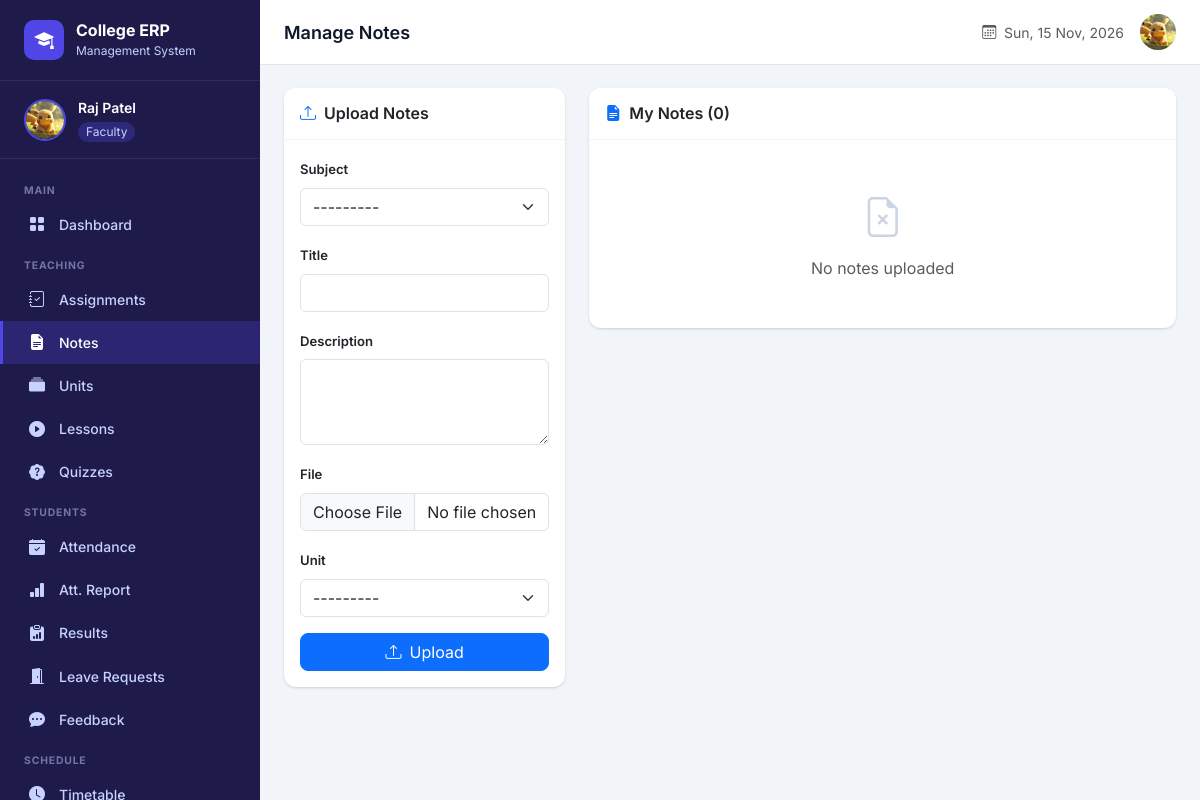
/faculty/notes/ (signed in), run on the app's committed database.
### faculty/models.py (models this page shows, shortened)
class Staff(models.Model):
    ROLE_CHOICES = (
         ('dean', 'Dean'),
        ('faculty', 'Faculty'),
        ('hod', 'Head of Department'),
    )
    GENDER_CHOICES = (
        ('male', 'Male'),
        ('female', 'Female'),
        ('other', 'Other'),
    )
    user = models.OneToOneField(User, on_delete=models.CASCADE, related_name='staff_profile')
    staff_id = models.CharField(max_length=20, unique=True)
    name = models.CharField(max_length=100)
    email = models.EmailField(unique=True)
    mobile= models.CharField(
        max_length=10,
        validators=[mobile_validator])
    gender = models.CharField(max_length=10, choices=GENDER_CHOICES, default='male')
    dob = models.DateField(null=True, blank=True)
    image = models.ImageField(upload_to='staff_images/', blank=True, null=True)
    role = models.CharField(max_length=20, choices=ROLE_CHOICES, default='faculty')
    department = models.ForeignKey(
        'account.Department', on_delete=models.SET_NULL,
        null=True, blank=True, related_name='staff_members'
    )
    qualification = models.CharField(max_length=200, blank=True)
    experience = models.CharField(max_length=200, blank=True)
    address = models.TextField(blank=True)
    joining_date = models.DateField(null=True, blank=True)
    is_active = models.BooleanField(default=True)
    created_at = models.DateTimeField(auto_now_add=True)
    class Meta:
        ordering = ['name']
        verbose_name = 'Staff'
        verbose_name_plural = 'Staff Members'

### faculty/views.py (the view)
    def wrapper(request, *args, **kwargs):
        if not request.user.is_authenticated:
            messages.warning(request, "Please log in.")
            return redirect('login')
        try:
            staff = request.user.staff_profile
            request.staff = staff
        except Staff.DoesNotExist:
            if request.user.is_superuser:
                request.staff = None
            else:
                messages.error(request, "Faculty access required.")
                return redirect('login')
        return view_func(request, *args, **kwargs)

### LMS/forms.py
class NotesForm(forms.ModelForm):
    class Meta:
        model = Notes
        fields = ['subject', 'title', 'description', 'file', 'unit']
        widgets = {
            'subject': forms.Select(attrs={'class': 'form-select'}),
            'title': forms.TextInput(attrs={'class': 'form-control'}),
            'description': forms.Textarea(attrs={'class': 'form-control', 'rows': 3}),
            'file': forms.FileInput(attrs={'class': 'form-control'}),
            'unit': forms.Select(attrs={'class': 'form-select'}),
        }
    def __init__(self, *args, **kwargs):
        staff = kwargs.pop('staff', None)
        super().__init__(*args, **kwargs)
        if staff:
            self.fields['subject'].queryset = Subject.objects.filter(faculty=staff)

### faculty/views.py (called while the page is built)
def faculty_required(view_func):
    def wrapper(request, *args, **kwargs):
        if not request.user.is_authenticated:
            messages.warning(request, "Please log in.")
            return redirect('login')
        try:
            staff = request.user.staff_profile
            request.staff = staff
        except Staff.DoesNotExist:
            if request.user.is_superuser:
                request.staff = None
            else:
                messages.error(request, "Faculty access required.")
                return redirect('login')
        return view_func(request, *args, **kwargs)
    wrapper.__name__ = view_func.__name__
    return wrapper

def get_staff(request):
    try:
        return request.user.staff_profile
    except (Staff.DoesNotExist, AttributeError):
        return None

@faculty_required
def faculty_notes(request):
    staff = get_staff(request)
    notes = Notes.objects.filter(uploaded_by=staff).select_related('subject').order_by('-created_at')
    form = NotesForm(request.POST or None, request.FILES or None, staff=staff)
    form.fields['subject'].queryset = Subject.objects.all()
    if request.method == 'POST' and form.is_valid():
        note = form.save(commit=False)
        note.uploaded_by = staff
        note.save()
        messages.success(request, "Notes uploaded successfully.")
        return redirect('faculty_notes')
    return render(request, 'faculty/notes.html', {'notes': notes, 'form': form, 'staff': staff})

### templates/faculty/notes.html (shortened to what this page needs)
{% extends "faculty/base_faculty.html" %}
{% block page_title %}Manage Notes{% endblock %}
{% block content %}
<div class="row g-4">
  <div class="col-lg-4">
    <div class="card">
      <div class="card-header py-3"><h6 class="mb-0 fw-semibold"><i class="bi bi-upload text-primary me-2"></i>Upload Notes</h6></div>
      <div class="card-body">
        <form method="POST" enctype="multipart/form-data">{% csrf_token %}
          {% for field in form %}<div class="mb-3"><label class="form-label fw-semibold" style="font-size:.82rem">{{ field.label }}</label>{{ field }}</div>{% endfor %}
          <button type="submit" class="btn btn-primary w-100 rounded-3"><i class="bi bi-upload me-2"></i>Upload</button>
        </form>
      </div>
    </div>
  </div>
  <div class="col-lg-8">
    <div class="card">
      <div class="card-header py-3"><h6 class="mb-0 fw-semibold"><i class="bi bi-file-earmark-text-fill text-primary me-2"></i>My Notes ({{ notes|length }})</h6></div>
      <div class="card-body p-0">
        {% for note in notes %}
          <div class="p-3 border-bottom d-flex justify-content-between align-items-start">
            <div>
              <div class="fw-semibold" style="font-size:.875rem">{{ note.title }}</div>
              <div class="text-muted" style="font-size:.8rem">{{ note.subject.subject_name }} &bull; {{ note.created_at|date:"d M Y" }}</div>
              {% if note.description %}<div class="text-muted mt-1" style="font-size:.78rem">{{ note.description|truncatechars:80 }}</div>{% endif %}
            </div>
            <div class="d-flex gap-1 ms-2">
              <a href="{{ note.file.url }}" class="btn btn-sm btn-outline-success rounded-3" download><i class="bi bi-download"></i></a>
              <form method="POST" action="{% url 'delete_note' note.id %}" onsubmit="return confirm('Delete?')">{% csrf_token %}<button class="btn btn-sm btn-outline-danger rounded-3"><i class="bi bi-trash"></i></button></form>
            </div>
          </div>
        {% empty %}
          <div class="text-center py-5 text-muted"><i class="bi bi-file-earmark-x" style="font-size:2.5rem;color:#cbd5e1"></i><div class="mt-2">No notes uploaded</div></div>
        {% endfor %}
      </div>
    </div>
  </div>
</div>
{% endblock %}

### templates/faculty/base_faculty.html (shortened to what this page needs)
{% extends "base/layout.html" %}
{% block sidebar_user %}
  {% if staff %}
    {% if staff.image %}
      <img src="{{ staff.image.url }}" alt="{{ staff.name }}"/>
    {% else %}
      <div class="user-avatar-placeholder">{{ staff.name|first|upper }}</div>
    {% endif %}
    <div class="user-info">
      <div class="user-name">{{ staff.name }}</div>
      <span class="user-role">{{ staff.get_role_display }}</span>
    </div>
  {% endif %}
{% endblock %}
{% block sidebar_nav %}
  <div class="sidebar-section-label">Main</div>
  <a href="{% url 'faculty_dashboard' %}"><i class="bi bi-grid-fill"></i> Dashboard</a>
  <div class="sidebar-section-label">Teaching</div>
  <a href="{% url 'faculty_assignments' %}"><i class="bi bi-journal-check"></i> Assignments</a>
  <a href="{% url 'faculty_notes' %}"><i class="bi bi-file-earmark-text-fill"></i> Notes</a>
  <a href="{% url 'faculty_units' %}"><i class="bi bi-collection-fill"></i> Units</a>
  <a href="{% url 'faculty_lessons' %}"><i class="bi bi-play-circle-fill"></i> Lessons</a>
  <a href="{% url 'faculty_quizzes' %}"><i class="bi bi-patch-question-fill"></i> Quizzes</a>
  <div class="sidebar-section-label">Students</div>
  <a href="{% url 'faculty_attendance' %}"><i class="bi bi-calendar-check-fill"></i> Attendance</a>
  <a href="{% url 'attendance_report' %}"><i class="bi bi-bar-chart-fill"></i> Att. Report</a>
  <a href="{% url 'faculty_results' %}"><i class="bi bi-clipboard-data-fill"></i> Results</a>
  <a href="{% url 'faculty_leave_requests' %}"><i class="bi bi-door-open-fill"></i> Leave Requests</a>
  <a href="{% url 'faculty_feedback' %}"><i class="bi bi-chat-dots-fill"></i> Feedback</a>
  <div class="sidebar-section-label">Schedule</div>
  <a href="{% url 'faculty_timetable' %}"><i class="bi bi-clock-fill"></i> Timetable</a>
{% endblock %}
{% block topbar_right %}
  {% if staff and staff.image %}
    <img src="{{ staff.image.url }}" class="topbar-avatar" alt="{{ staff.name }}"/>
  {% elif staff %}
    <div style="width:36px;height:36px;background:#4f46e5;border-radius:50%;display:flex;align-items:center;justify-content:center;color:white;font-weight:600">
      {{ staff.name|first|upper }}
    </div>
  {% endif %}
{% endblock %}

### templates/base/layout.html (style rules this page uses)
:root { --sidebar-width: 260px; --topbar-height: 64px; --primary: #4f46e5; --primary-dark: #3730a3; --sidebar-bg: #1e1b4b; --sidebar-hover: #312e81; --sidebar-text: #c7d2fe; --sidebar-active: #4f46e5; --card-shadow: 0 1px 3px rgba(0,0,0,.1), 0 1px 2px rgba(0,0,0,.06); }
* { font-family: 'Inter', sans-serif; }
body { background: #f1f5f9; min-height: 100vh; }
.sidebar-user img { width: 42px; height: 42px; border-radius: 50%; object-fit: cover; border: 2px solid var(--primary); }
.sidebar-user .user-info .user-name { color: white; font-weight: 600; font-size: .875rem; }
.sidebar-user .user-info .user-role { color: var(--sidebar-text); font-size: .75rem; background: rgba(79,70,229,.3); padding: 1px 8px; border-radius: 20px; display: inline-block; margin-top: 2px; }
.sidebar-section-label { color: rgba(199,210,254,.5); font-size: .65rem; font-weight: 700; text-transform: uppercase; letter-spacing: .08em; padding: .75rem 1.5rem .25rem; }
.sidebar-nav a { display: flex; align-items: center; gap: .75rem; padding: .6rem 1.5rem; color: var(--sidebar-text); text-decoration: none; font-size: .875rem; font-weight: 500; transition: all .15s; border-left: 3px solid transparent; }
.sidebar-nav a.active { background: rgba(79,70,229,.25); color: white; border-left-color: var(--primary); }
.sidebar-nav a i { font-size: 1rem; width: 20px; text-align: center; }
.topbar .topbar-avatar { width: 36px; height: 36px; border-radius: 50%; object-fit: cover; cursor: pointer; }
.card { border: none; box-shadow: var(--card-shadow); border-radius: 12px; }
.card-header { background: white; border-bottom: 1px solid #f1f5f9; border-radius: 12px 12px 0 0 !important; }

### data on the page
Staff: image (picture), name "Raj Patel", role "Faculty"

### other printed values
{{ field.label }} "Subject" "Title" "Description" "File" "Unit"
{{ notes|length }} "0"
